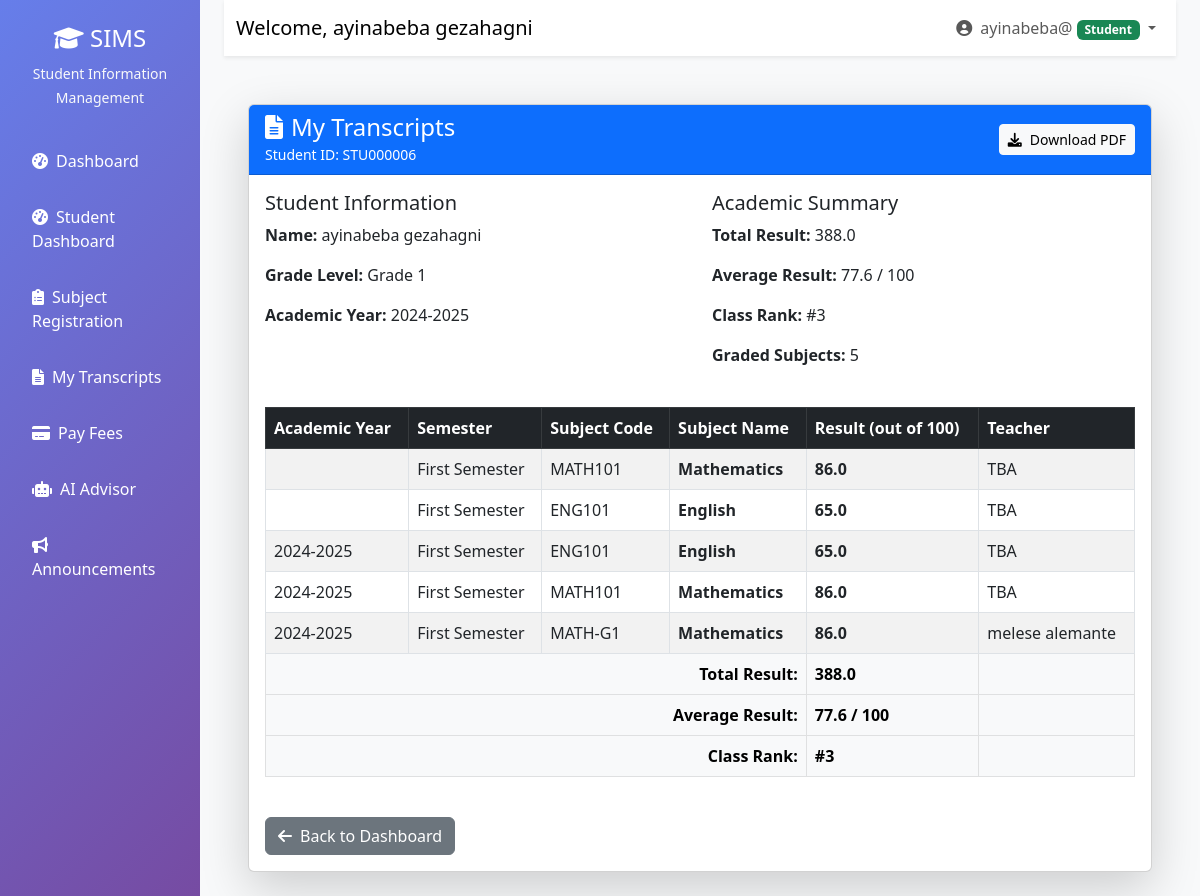
Page /students/transcripts/ (signed in) on the committed database.
### users/models.py (models this page shows, shortened)
class User(AbstractUser):
    ROLE_CHOICES = (
        ('admin', 'Administrator'),
        ('teacher', 'Teacher'),
        ('student', 'Student'),
        ('registrar', 'Registrar'),
        ('finance', 'Finance Officer'),
        ('parent', 'Parent'),
    )
    role = models.CharField(max_length=20, choices=ROLE_CHOICES)
    phone = models.CharField(max_length=15, blank=True)
    address = models.TextField(blank=True)
    date_of_birth = models.DateField(null=True, blank=True)
    profile_picture = models.ImageField(upload_to='profiles/', null=True, blank=True)
    is_approved = models.BooleanField(default=False)
    created_at = models.DateTimeField(auto_now_add=True)

class StudentProfile(models.Model):
    GRADE_CHOICES = [
        (1, 'Grade 1'),
        (2, 'Grade 2'),
        (3, 'Grade 3'),
        (4, 'Grade 4'),
        (5, 'Grade 5'),
        (6, 'Grade 6'),
        (7, 'Grade 7'),
        (8, 'Grade 8'),
    ]
    SEMESTER_CHOICES = [
        ('first', 'First Semester'),
        ('second', 'Second Semester'),
    ]
    user = models.OneToOneField(User, on_delete=models.CASCADE)
    student_id = models.CharField(max_length=20, unique=True)
    grade_level = models.IntegerField(choices=GRADE_CHOICES, default=1)
    current_semester = models.CharField(max_length=10, choices=SEMESTER_CHOICES, default='first')
    academic_year = models.CharField(max_length=9, default='2024-2025')
    enrollment_date = models.DateField(auto_now_add=True)

### subjects/models.py (models this page shows, shortened)
class Subject(models.Model):
    GRADE_LEVEL_CHOICES = [
        (1, 'Grade 1'),
        (2, 'Grade 2'),
        (3, 'Grade 3'),
        (4, 'Grade 4'),
        (5, 'Grade 5'),
        (6, 'Grade 6'),
        (7, 'Grade 7'),
        (8, 'Grade 8'),
    ]
    SUBJECT_TYPES = [
        ('core', 'Core'),
        ('elective', 'Elective'),
        ('lab', 'Laboratory'),
    ]
    name = models.CharField(max_length=200)
    code = models.CharField(max_length=20, unique=True)
    description = models.TextField(blank=True)
    credit_hours = models.PositiveIntegerField(default=3, help_text="Credit hours for this subject")
    subject_type = models.CharField(max_length=20, choices=SUBJECT_TYPES, default='core')
    grade_level = models.IntegerField(
        choices=GRADE_LEVEL_CHOICES,
        help_text="Select the grade level for this subject"
    )
    day_of_week = models.CharField(max_length=3, choices=Teacher.DAYS_OF_WEEK, blank=True)
    start_time = models.TimeField(null=True, blank=True)
    end_time = models.TimeField(null=True, blank=True)
    room = models.CharField(max_length=50, blank=True)
    sessions_per_week = models.PositiveSmallIntegerField(default=3, help_text='Number of sessions per week')
    instructor = models.ForeignKey(
        Teacher,
        on_delete=models.SET_NULL,
        null=True,
        blank=True,
        related_name='subjects'
    )
    assigned_by_registrar = models.BooleanField(default=False)
    max_capacity = models.IntegerField(default=30)
    is_active = models.BooleanField(default=True)
    created_at = models.DateTimeField(auto_now_add=True)
    updated_at = models.DateTimeField(auto_now=True)
    class Meta:
        ordering = ['grade_level', 'code']

class Enrollment(models.Model):
    SEMESTER_CHOICES = [
        ('first', 'First Semester'),
        ('second', 'Second Semester'),
    ]
    STATUS_CHOICES = [
        ('pending', 'Pending Approval'),
        ('approved', 'Approved'),
        ('waitlisted', 'Waitlisted'),
        ('active', 'Active'),
        ('completed', 'Completed'),
        ('dropped', 'Dropped'),
        ('rejected', 'Rejected'),
    ]
    student = models.ForeignKey(
        User,
        on_delete=models.CASCADE,
        related_name='subject_enrollments',
        limit_choices_to={'role': 'student'}
    )
    subject = models.ForeignKey(
        Subject,
        on_delete=models.CASCADE,
        related_name='enrollments'
    )
    enrolled_date = models.DateField(default=timezone.now)
    academic_year = models.CharField(
        max_length=9,
        help_text="Format: YYYY-YYYY (e.g., 2024-2025)"
    )
    semester = models.CharField(
        max_length=10,
        choices=SEMESTER_CHOICES,
        default='first'
    )
    status = models.CharField(
        max_length=20,
        choices=STATUS_CHOICES,
        default='active'
    )
    final_grade = models.CharField(max_length=5, blank=True)
    result = models.CharField(max_length=50, blank=True, null=True, help_text='Result or remark for this enrollment')
    is_auto_assigned = models.BooleanField(default=False)
    class Meta:
        unique_together = ['student', 'subject', 'academic_year', 'semester']
        ordering = ['-enrolled_date']
    def get_semester_display(self):
        return dict(self.SEMESTER_CHOICES).get(self.semester, self.semester)

### users/decorators.py (the view)
        def wrapper(request, *args, **kwargs):
            if request.user.is_authenticated:
                if request.user.role in allowed_roles or request.user.is_superuser:
                    return view_func(request, *args, **kwargs)
            messages.error(request, "You don't have permission to access this page.")
            return redirect('dashboard')

### users/views.py (called while the page is built)
def letter_grade_to_numeric(letter):
    if not letter:
        return None
    return LETTER_GRADE_TO_SCORE.get(letter.strip().upper())

### templates/students/view_transcripts.html (shortened to what this page needs)
{% extends 'base.html' %}
{% load static %}
{% block content %}
<div class="container-fluid py-4">
    <div class="row">
        <div class="col-12">
            <div class="card shadow-lg">
                <div class="card-header bg-primary text-white d-flex justify-content-between align-items-center">
                    <div>
                        <h4 class="card-title mb-0">
                            <i class="fas fa-file-alt me-2"></i>My Transcripts
                        </h4>
                        <small>Student ID: {{ student_profile.student_id|default:"N/A" }}</small>
                    </div>
                    {% if transcript_data %}
                    <a href="{% url 'download_transcript_pdf' %}" class="btn btn-light btn-sm">
                        <i class="fas fa-download me-2"></i>Download PDF
                    </a>
                    {% endif %}
                </div>
                <div class="card-body">
                    <div class="row mb-4">
                        <div class="col-md-6">
                            <h5>Student Information</h5>
                            <p><strong>Name:</strong> {{ student.get_full_name|default:student.username }}</p>
                            <p><strong>Grade Level:</strong> Grade {{ student_profile.grade_level|default:"N/A" }}</p>
                            <p><strong>Academic Year:</strong> {{ student_profile.academic_year|default:"N/A" }}</p>
                        </div>
                        <div class="col-md-6">
                            <h5>Academic Summary</h5>
                            <p><strong>Total Result:</strong> {{ total_result|default:"0" }}</p>
                            <p><strong>Average Result:</strong> {{ average_result|default:"0" }} / 100</p>
                            {% if class_rank %}
                            <p><strong>Class Rank:</strong> #{{ class_rank }}</p>
                            {% endif %}
                            <p><strong>Graded Subjects:</strong> {{ graded_count|default:"0" }}</p>
                        </div>
                    </div>
                    {% if transcript_data %}
                    <div class="table-responsive">
                        <table class="table table-striped table-bordered">
                            <thead class="table-dark">
                                <tr>
                                    <th>Academic Year</th>
                                    <th>Semester</th>
                                    <th>Subject Code</th>
                                    <th>Subject Name</th>
                                    <th>Result (out of 100)</th>
                                    <th>Teacher</th>
                                </tr>
                            </thead>
                            <tbody>
                                {% for item in transcript_data %}
                                <tr>
                                    <td>{{ item.academic_year }}</td>
                                    <td>{{ item.semester }}</td>
                                    <td>{{ item.subject_code|default:"N/A" }}</td>
                                    <td><strong>{{ item.subject_name }}</strong></td>
                                    <td>
                                        <strong>{{ item.score }}</strong>
                                    </td>
                                    <td>{{ item.teacher }}</td>
                                </tr>
                                {% endfor %}
                            </tbody>
                            <tfoot class="table-light">
                                <tr>
                                    <td colspan="4" class="text-end"><strong>Total Result:</strong></td>
                                    <td><strong>{{ total_result|default:"0" }}</strong></td>
                                    <td></td>
                                </tr>
                                <tr>
                                    <td colspan="4" class="text-end"><strong>Average Result:</strong></td>
                                    <td><strong>{{ average_result|default:"0" }} / 100</strong></td>
                                    <td></td>
                                </tr>
                                {% if class_rank %}
                                <tr>
                                    <td colspan="4" class="text-end"><strong>Class Rank:</strong></td>
                                    <td><strong>#{{ class_rank }}</strong></td>
                                    <td></td>
                                </tr>
                                {% endif %}
                            </tfoot>
                        </table>
                    </div>
                    {% else %}
                    <div class="alert alert-info text-center">
                        <i class="fas fa-info-circle me-2"></i>
                        <strong>No transcript data available yet.</strong><br>
                        Your transcript will appear here once your teachers have filled in your results.
                    </div>
                    {% endif %}
                    <div class="mt-4">
                        <a href="{% url 'student_dashboard' %}" class="btn btn-secondary">
                            <i class="fas fa-arrow-left me-2"></i>Back to Dashboard
                        </a>
                    </div>
                </div>
            </div>
        </div>
    </div>
</div>
{% endblock %}

### templates/base.html (shortened to what this page needs)
<!DOCTYPE html>
<html lang="en">
  <head>
    <link
      href="https://cdn.jsdelivr.net/npm/bootstrap@5.3.0/dist/css/bootstrap.min.css"
      rel="stylesheet"
    />
    <link
      href="https://cdnjs.cloudflare.com/ajax/libs/font-awesome/6.0.0/css/all.min.css"
      rel="stylesheet"
    />
  </head>
  <body>
    {% if user.is_authenticated %}
    <div class="container-fluid">
      <div class="row">
        <nav class="col-md-3 col-lg-2 d-md-block sidebar">
          <div class="position-sticky pt-4">
            <div class="text-center mb-4">
              <h4 class="text-white">
                <i class="fas fa-graduation-cap"></i> SIMS
              </h4>
              <small class="text-light">Student Information Management</small>
            </div>
            <ul class="nav flex-column">
              <li class="nav-item">
                <a
                  class="nav-link {% if request.resolver_match.url_name == 'dashboard' %}active{% endif %}"
                  href="{% url 'dashboard' %}"
                >
                  <i class="fas fa-tachometer-alt me-2"></i>Dashboard
                </a>
              </li>
              {% if user.role == 'student' or user.is_student %}
              <li class="nav-item">
                <a class="nav-link" href="{% url 'student_dashboard' %}">
                  <i class="fas fa-tachometer-alt me-2"></i>Student Dashboard
                </a>
              </li>
              <li class="nav-item">
                <a class="nav-link" href="{% url 'subject_registration' %}">
                  <i class="fas fa-clipboard-list me-2"></i>Subject Registration
                </a>
              </li>
              <li class="nav-item">
                <a class="nav-link" href="{% url 'view_transcripts' %}">
                  <i class="fas fa-file-alt me-2"></i>My Transcripts
                </a>
              </li>
              <li class="nav-item">
                <a class="nav-link" href="{% url 'pay_fees' %}">
                  <i class="fas fa-credit-card me-2"></i>Pay Fees
                </a>
              </li>
              <li class="nav-item">
                <a class="nav-link" href="{% url 'interact_with_ai' %}">
                  <i class="fas fa-robot me-2"></i>AI Advisor
                </a>
              </li>
              <li class="nav-item">
                <a class="nav-link" href="{% url 'view_announcements' %}">
                  <i class="fas fa-bullhorn me-2"></i>Announcements
                </a>
              </li>
              {% endif %}
            </ul>
          </div>
        </nav>
        <main class="col-md-9 ms-sm-auto col-lg-10 px-md-4 main-content">
          <nav
            class="navbar navbar-expand-lg navbar-light bg-white shadow-sm mb-4"
          >
            <div class="container-fluid">
              <span class="navbar-brand"
                >Welcome, {{ user.get_full_name|default:user.username }}</span
              >
              <div class="navbar-nav ms-auto">
                <div class="nav-item dropdown">
                  <a
                    class="nav-link dropdown-toggle"
                    href="#"
                    id="navbarDropdown"
                    role="button"
                    data-bs-toggle="dropdown"
                  >
                    <i class="fas fa-user-circle me-1"></i> {{ user.username }}
                    <span
                      class="badge bg-{% if user.role == 'admin' %}danger{% elif user.role == 'teacher' %}info{% elif user.role == 'student' %}success{% elif user.role == 'parent' %}warning{% else %}secondary{% endif %}"
                    >
                      {{ user.get_role_display }}
                    </span>
                  </a>
                </div>
              </div>
            </div>
          </nav>
          <div class="container-fluid">{% block content %}{% endblock %}</div>
        </main>
      </div>
    </div>
    {% else %} {% block auth_content %}{% endblock %} {% endif %}
  </body>
</html>

### templates/base.html (style rules this page uses)
.sidebar { min-height: 100vh; background: linear-gradient(135deg, #667eea 0%, #764ba2 100%); }
.sidebar .nav-link { color: #fff; padding: 12px 20px; margin: 4px 0; border-radius: 8px; transition: all 0.3s; }
.main-content { background-color: #f8f9fa; min-height: 100vh; }

### rows in the picture
User: get_full_name "ayinabeba gezahagni", username "ayinabeba@", role "Student"
StudentProfile: student_id "STU000006", grade_level "1", academic_year "2024-2025"
Subject: subject_code "MATH101" "MATH101", subject_name "Mathematics" "Mathematics"
Subject: subject_code "ENG101" "ENG101", subject_name "English" "English"
Enrollment: academic_year "2024-2025"
Enrollment: academic_year "2024-2025"
Enrollment: academic_year "2024-2025"
Subject: subject_code "MATH-G1", subject_name "Mathematics"

### other values in the picture
{{ total_result|default:"0" }} "388.0"
{{ average_result|default:"0" }} "77.6"
{{ class_rank }} "3"
{{ graded_count|default:"0" }} "5"
{{ item.semester }} "First Semester" "First Semester" "First Semester" "First Semester" "First Semester"
{{ item.score }} "86.0" "65.0" "65.0" "86.0" "86.0"
{{ item.teacher }} "TBA" "TBA" "TBA" "TBA" "melese alemante"
